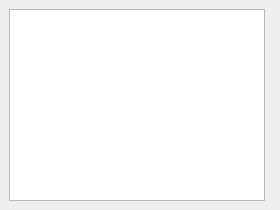
<?xml version="1.0" encoding="UTF-8"?>
<ui version="4.0">
 <class>MainWindow</class>
 <widget class="QMainWindow" name="MainWindow">
  <property name="geometry">
   <rect>
    <x>0</x>
    <y>0</y>
    <width>280</width>
    <height>210</height>
   </rect>
  </property>
  <property name="windowTitle">
   <string>MainWindow</string>
  </property>
  <widget class="QWidget" name="centralwidget">
   <layout class="QFormLayout" name="formLayout">
    <item row="0" column="0">
     <widget class="QGraphicsView" name="graphicsView">
      <property name="sizePolicy">
       <sizepolicy hsizetype="Maximum" vsizetype="Maximum">
        <horstretch>0</horstretch>
        <verstretch>0</verstretch>
       </sizepolicy>
      </property>
     </widget>
    </item>
   </layout>
  </widget>
 </widget>
 <resources/>
 <connections/>
</ui>
